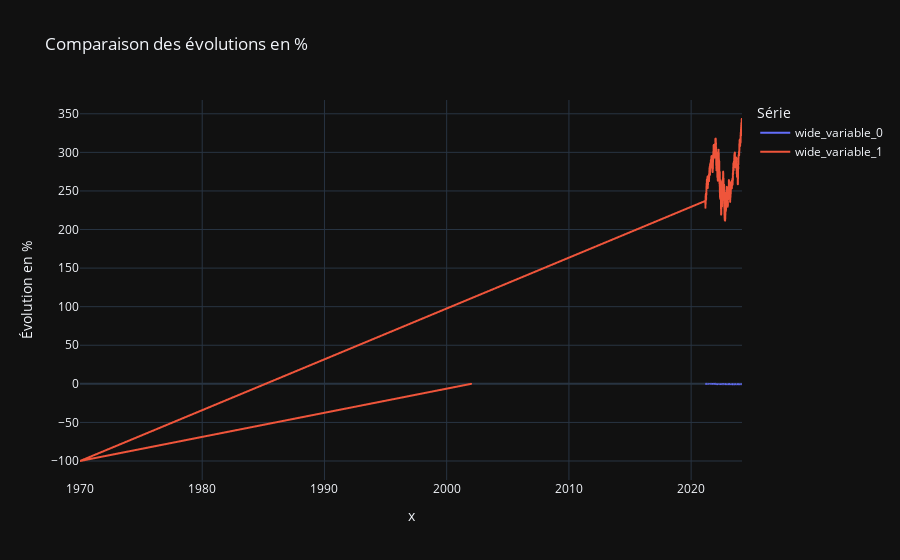

Write notebook code for a chart like this one.
### Code cell
import plotly.express as px

money_norm =(final["Money"]/10000000*100)-100
spx_norm=(final["SPX"]/final["SPX"].iloc[0]* 100)-100

fix = px.line(x=final["Date"], y=[money_norm, spx_norm],labels={"value":"Évolution en %", "variable":"Série"},title="Comparaison des évolutions en %")
fix.update_layout(hovermode="x unified")

fix.show()

### Figure 1 — Plotly figure (JSON) as saved in the notebook; plotly's stock layout.template omitted (floating-point values rounded to 4 significant figures; data arrays with more than 128 entries replaced by an {"elided": "..."} marker saying what was removed)
{"data": [{"hovertemplate": "Série=wide_variable_0<br>x=%{x}<br>Évolution en %=%{y}<extra></extra>", "legendgroup": "wide_variable_0", "line": {"color": "#636efa", "dash": "solid"}, "marker": {"symbol": "circle"}, "mode": "lines", "name": "wide_variable_0", "showlegend": true, "x": {"elided": "5783 mixed values"}, "xaxis": "x", "y": {"elided": "5783 float values"}, "yaxis": "y", "type": "scattergl"}, {"hovertemplate": "Série=wide_variable_1<br>x=%{x}<br>Évolution en %=%{y}<extra></extra>", "legendgroup": "wide_variable_1", "line": {"color": "#EF553B", "dash": "solid"}, "marker": {"symbol": "circle"}, "mode": "lines", "name": "wide_variable_1", "showlegend": true, "x": {"elided": "5783 mixed values"}, "xaxis": "x", "y": {"elided": "5783 float values"}, "yaxis": "y", "type": "scattergl"}], "layout": {"xaxis": {"anchor": "y", "domain": [0.0, 1.0], "title": {"text": "x"}}, "yaxis": {"anchor": "x", "domain": [0.0, 1.0], "title": {"text": "Évolution en %"}}, "legend": {"title": {"text": "Série"}, "tracegroupgap": 0}, "title": {"text": "Comparaison des évolutions en %"}, "hovermode": "x unified"}}
